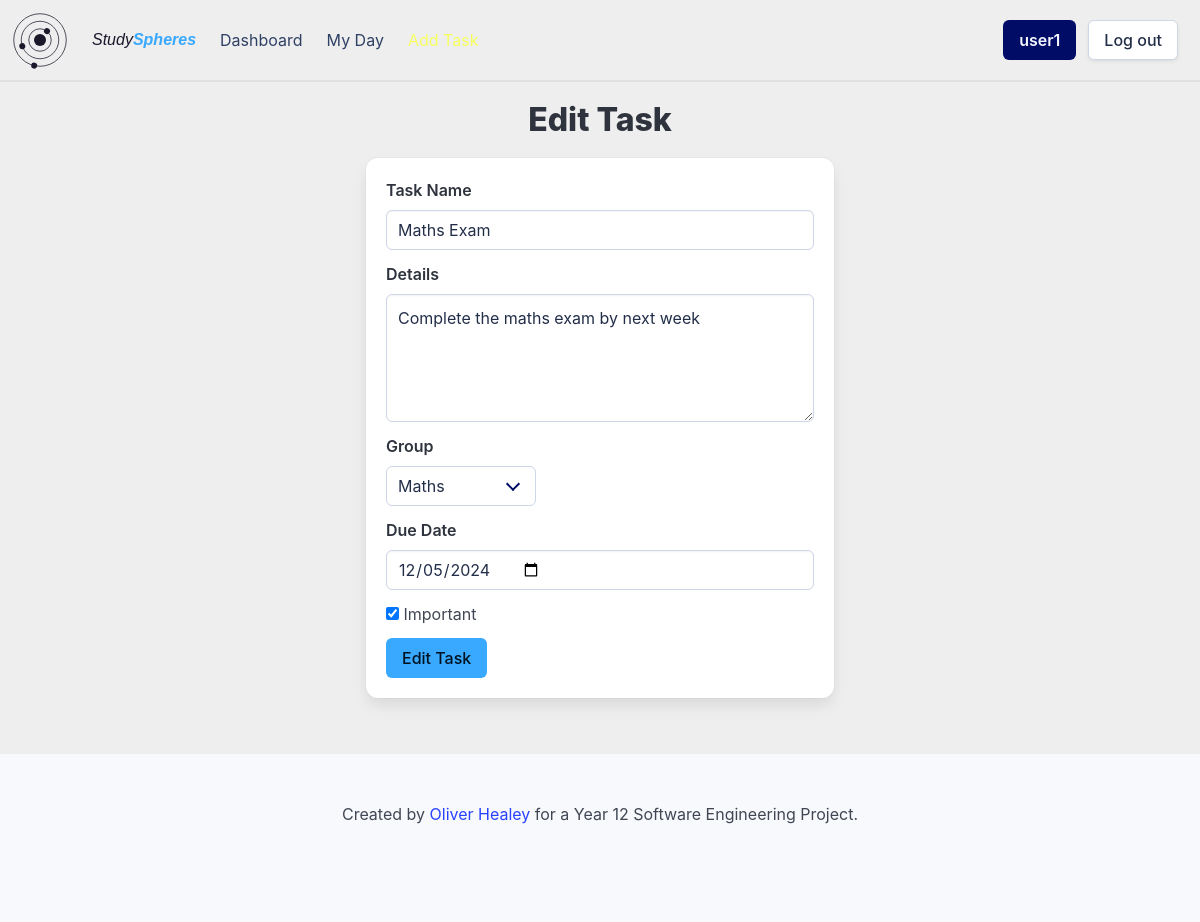
Page /edittask/6624db4f-c835-4eaa-870d-8ca2816b732d (signed in) on the committed database.
### setup_db.py (models this page shows)
class Task(Base):
    __tablename__ = 'tasks'
    task_id = Column(String, primary_key=True)
    name = Column(String, nullable=False)
    details = Column(String)
    important = Column(Boolean, nullable=False)
    due_date = Column(DateTime, nullable=False)
    completed = Column(Boolean, nullable=False)
    repeat = Column(String, nullable=False)
    user_id = Column(String, ForeignKey('userdetails.id'), nullable=False)
    group_id = Column(String, ForeignKey('groups.group_id'), nullable=False)
    user = relationship('User', back_populates='tasks')
    groups = relationship('Group', back_populates='tasks')

class Group(Base):
    __tablename__ = 'groups'
    group_id = Column(String, primary_key=True, nullable=False)
    group_name = Column(String, nullable=False)
    user_id = Column(String, ForeignKey('userdetails.id'), nullable=False)
    user = relationship('User', back_populates='groups')
    tasks = relationship('Task', back_populates='groups')

### app.py (the view)
@app.route('/edittask/<task_id>', methods=['GET'])
def editTask(task_id):
    if flaskSession.get('userId') is None:
        return redirect(url_for('login'))
    task = sessionDb.query(Task).filter(Task.task_id == task_id).first()
    groups = sessionDb.query(Group).filter(Group.user_id == flaskSession.get('userId')).all()
    return render_template('edit_task.html', task=task, groups=groups, current_group=task.group_id)

### templates/edit_task.html (shortened to what this page needs)
{% extends 'base_loggedin.html' %}
{% block heading %}Edit Task{% endblock %}
{% block content %}
    <div class="container">
        <div class="columns is-centered">
            <div class="column is-half">
                <div class="box">
                    <form action="/edittask/{{ task.task_id }}" method="POST">
                        <div class="field">
                            <label class="label">Task Name</label>
                            <div class="control">
                                <input class="input" type="text" name="name" value="{{ task.name }}">
                            </div>
                        </div>
                        <div class="field">
                            <label class="label">Details</label>
                            <div class="control">
                                <textarea class="textarea" name="details">{{ task.details }}</textarea>
                            </div>
                        </div>
                        <div class="field">
                            <label for="group-select" class="label">Group</label>
                            <div class="select">
                                <select id="group-select" name="group-select" onchange="detectNewGroup()">
                                    {% for group in groups %}
                                        <option value="{{ group.group_id }}" {% if group.group_id == current_group %}selected{% endif %}>{{ group.group_name }}</option>
                                    {% endfor %}
                                </select>
                            </div>
                        </div>
                        <div class="field">
                            <label class="label">Due Date</label>
                            <div class="control">
                                <input class="input" type="date" name="due_date" value="{{ task.due_date.strftime('%Y-%m-%d') }}">
                            </div>
                        </div>
                        <div class="field">
                            <label class="checkbox">
                                <input type="checkbox" name="important" {% if task.important %}checked{% endif %} />
                                Important
                            </label>
                        </div>
                        <div class="field">
                            <div class="control">
                                <input type="submit" value="Edit Task" class="button is-primary">
                            </div>
                        </div>
                    </form>
                </div>
            </div>
        </div>
    </div>
{% endblock %}

### static/styles/styles.css (style rules this page uses)
:root { --bulma-primary-h: 206deg; --bulma-primary-l: 61%; --bulma-link-l: 20%; --bulma-info-h: 63deg; --bulma-info-l: 68%; --bulma-scheme-s: 36%; --bulma-body-background-color: light-dark(#eeeeee, #0f141f); color-scheme: light dark; --accent-color: light-dark(#1c182c, #e0e0e0); --accent-color-invert: light-dark(#e0e0e0, #160f34); --warning-color: light-dark(#ffdddd, #330000); }
body { margin: none; padding: none; }

### rows in the picture
Task: name "Maths Exam", details "Complete the maths exam by next week", group-select "Maths", due_date "12/05/2024", important "☑"

### other values in the picture
{{ session['username'] }} "user1"
